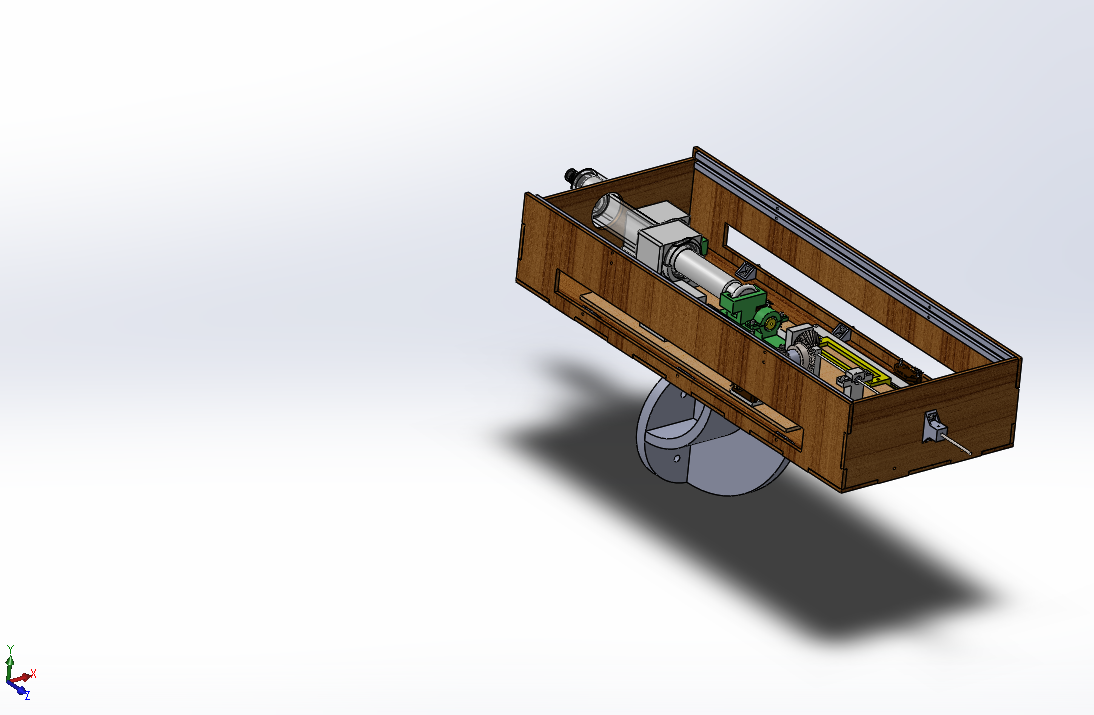
#> input picture robot_bringup/ros2_kortex/kortex_description/grippers/thesis_ee/meshes/image.png, 1094 x 715 px
$ python -i shape_analysis.py   (imports and definitions only)   (older library calls are emulated)
#> lines starting #> are read from the running program, lines starting #| are printed output that depends on the picture; after the words box and inside, x2 and y2 are one past the last pixel; in counts of white or black regions, pixels touching at a corner belong together
#> further down, picture is the input picture: shape (715, 1094, 3); mean B, G, R 210.1, 209.9, 211.6
"""
Classical shape analysis of one detected object (OpenCV + numpy, no ROS).

The detectors give a class and a box (and, from the segmentation model, a mask). A parallel gripper also needs to
know HOW the object is shaped: how wide it is across each possible closing direction, how flat the sides it would
touch are, whether it has a handle, and which way its straight edges run. This module computes that from the image
with several complementary techniques and cross-checks them:

  contour          segmentation polygon -> mask; refined by GrabCut inside the box; Canny edges as a cross-check
  minAreaRect      length, width and angle of the tightest rotated rectangle
  approxPolyDP     how many corners the outline has (Douglas-Peucker): box-like, round, irregular
  convex hull      solidity (1.0 = convex), convexity defects (a mug handle is a deep defect)
  fitEllipse       axes and angle: a second opinion on elongation / orientation for round-ish objects
  Hough lines      dominant straight-edge directions inside the box (HoughLinesP on Canny edges)
  width profile    the extent of the outline projected on 12 directions = the span the fingers need per angle
  contact patch    how long the flat part of each side is at each angle: a flat side holds, a rounded end slips
                   (the mouse is gripped across its straight sides; along its length the pads only touch the tips)
  edge support     how well the mask boundary agrees with image edges (low = untrustworthy outline, e.g. glass)

Everything is in PIXELS; px_to_m converts with the camera distance to the object's top (camera looking down).
"""
import math

import cv2
import numpy as np

PROFILE_STEP_DEG = 15
PROFILE_ANGLES = tuple(range(0, 180, PROFILE_STEP_DEG))      # direction of the closing axis in the image
CONTACT_BAND_FRACTION = 0.06      # points within this fraction of the width of a supporting line count as touching it


# ── outlines ───────────────────────────────────────────────────────────────────────────────────────────────────────
# [50 lines left out: functions mask_from_polygon, refine_mask_grabcut, largest_contour, not called in this run]


def edge_map(bgr, box=None, sigma=0.33):
    """Canny edges with thresholds from the median brightness (auto Canny), blurred first so wood grain and noise do
    not dominate. Restricted to the box when given."""
#> called with sigma = 0.33
    g = cv2.GaussianBlur(cv2.cvtColor(bgr, cv2.COLOR_BGR2GRAY), (5, 5), 0)
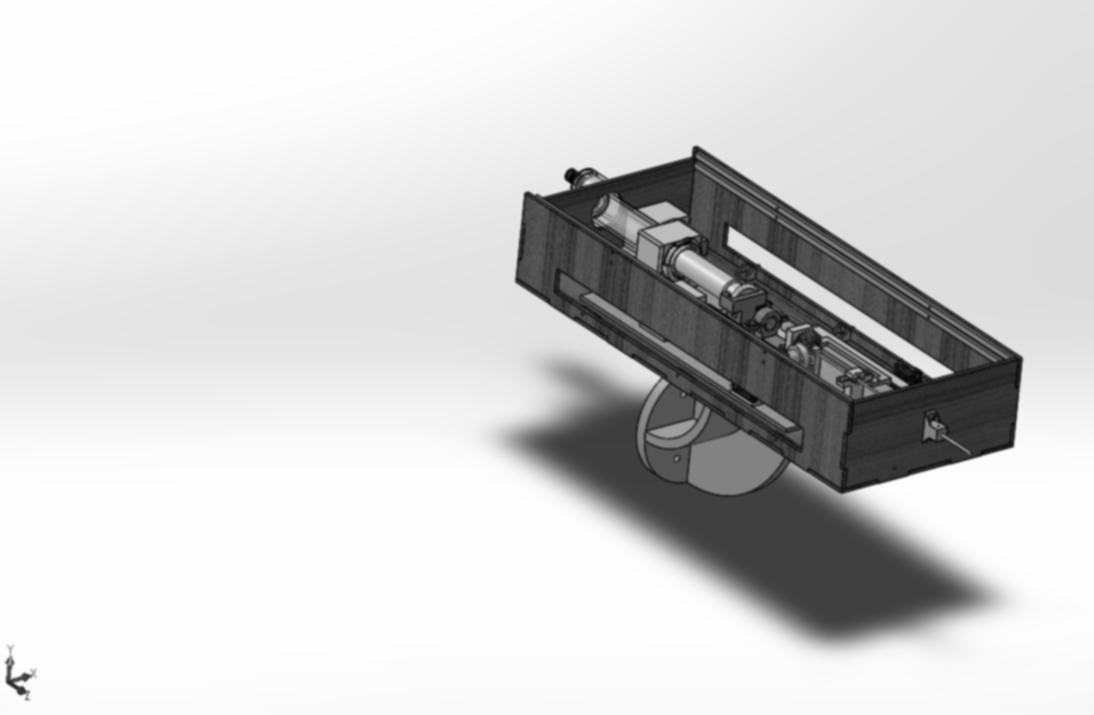
#> g: shape (715, 1094); min 2, max 254, mean 210.5
    v = float(np.median(g))
#> v = 239
    e = cv2.Canny(g, int(max(0, (1 - sigma) * v)), int(min(255, (1 + sigma) * v)))
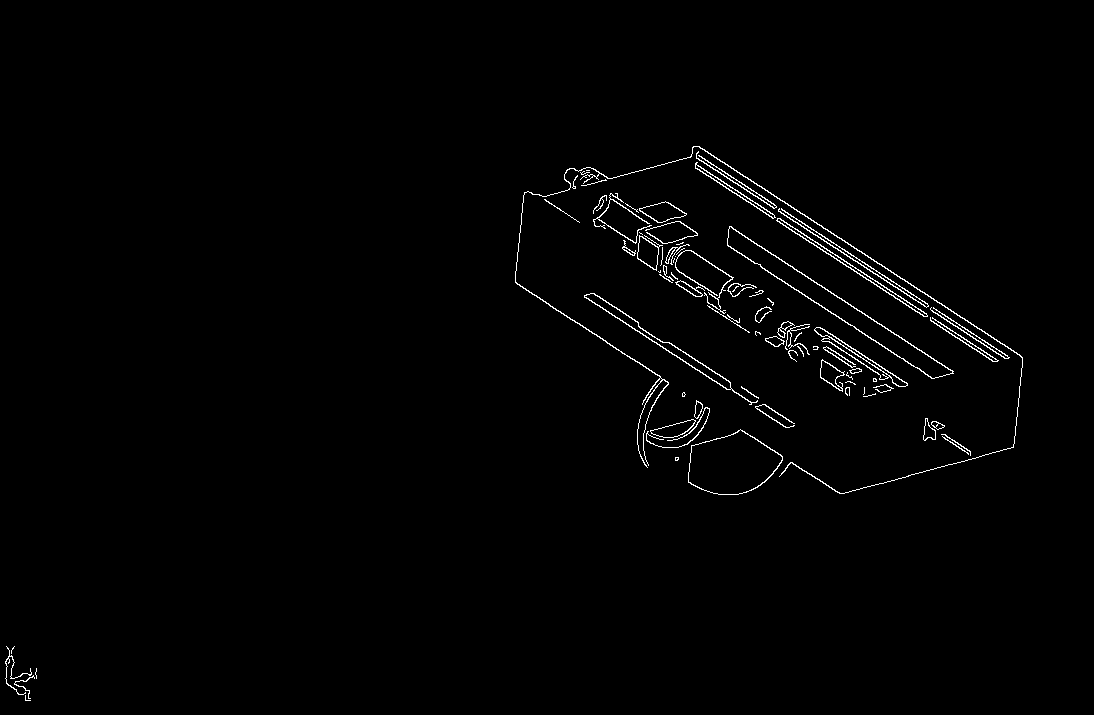
#> e: shape (715, 1094); 1.2% white in thin lines or dots, all inside (x1, y1, x2, y2) = (5, 146, 1023, 701)
    if box is not None:
        keep = np.zeros_like(e)
        x1, y1, x2, y2 = [int(t) for t in box]
        keep[max(0, y1):y2 + 1, max(0, x1):x2 + 1] = 255
        e = cv2.bitwise_and(e, keep)
    return e


# [219 lines left out: functions edge_support, edge_contour, width_profile, contact_profile, convexity_defects, enclosed_holes and 4 more, not called in this run]


def widths_m(profile_px, distance_m, fx):
    return {a: px_to_m(v, distance_m, fx) for a, v in profile_px.items()}

>>> import cv2
>>> picture = cv2.imread('../../../robot_bringup/ros2_kortex/kortex_description/grippers/thesis_ee/meshes/image.png')
>>> result = edge_map(picture)
